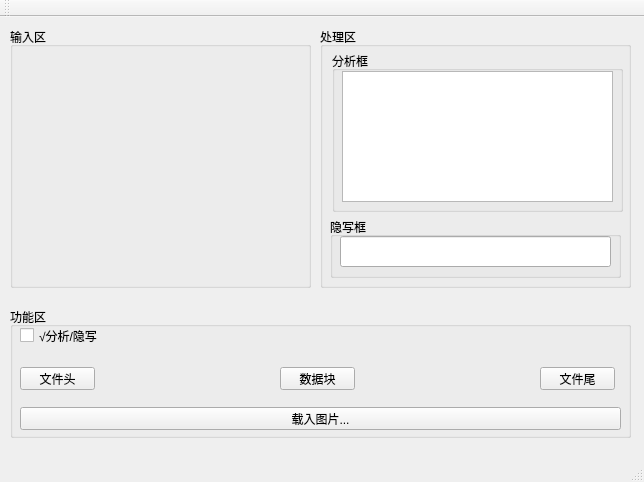
<?xml version="1.0" encoding="UTF-8"?>
<ui version="4.0">
 <class>MainWindow</class>
 <widget class="QMainWindow" name="MainWindow">
  <property name="geometry">
   <rect>
    <x>0</x>
    <y>0</y>
    <width>644</width>
    <height>482</height>
   </rect>
  </property>
  <property name="maximumSize">
   <size>
    <width>16777212</width>
    <height>16777215</height>
   </size>
  </property>
  <property name="windowTitle">
   <string>MainWindow</string>
  </property>
  <widget class="QWidget" name="centralWidget">
   <widget class="QGroupBox" name="groupBox">
    <property name="geometry">
     <rect>
      <x>10</x>
      <y>10</y>
      <width>301</width>
      <height>261</height>
     </rect>
    </property>
    <property name="title">
     <string>输入区</string>
    </property>
    <layout class="QGridLayout" name="gridLayout">
     <item row="0" column="0">
      <widget class="QLabel" name="imageLabel">
       <property name="text">
        <string/>
       </property>
      </widget>
     </item>
    </layout>
   </widget>
   <widget class="QGroupBox" name="groupBox_2">
    <property name="geometry">
     <rect>
      <x>10</x>
      <y>290</y>
      <width>621</width>
      <height>131</height>
     </rect>
    </property>
    <property name="title">
     <string>功能区</string>
    </property>
    <widget class="QPushButton" name="loadPictureButton">
     <property name="geometry">
      <rect>
       <x>10</x>
       <y>100</y>
       <width>601</width>
       <height>23</height>
      </rect>
     </property>
     <property name="text">
      <string>载入图片...</string>
     </property>
    </widget>
    <widget class="QPushButton" name="fileHeadButton">
     <property name="geometry">
      <rect>
       <x>10</x>
       <y>60</y>
       <width>75</width>
       <height>23</height>
      </rect>
     </property>
     <property name="text">
      <string>文件头</string>
     </property>
    </widget>
    <widget class="QPushButton" name="dataButton">
     <property name="geometry">
      <rect>
       <x>270</x>
       <y>60</y>
       <width>75</width>
       <height>23</height>
      </rect>
     </property>
     <property name="text">
      <string>数据块</string>
     </property>
    </widget>
    <widget class="QCheckBox" name="checkBox">
     <property name="geometry">
      <rect>
       <x>10</x>
       <y>20</y>
       <width>91</width>
       <height>17</height>
      </rect>
     </property>
     <property name="text">
      <string>√分析/隐写</string>
     </property>
    </widget>
    <widget class="QPushButton" name="fileTarbutton">
     <property name="geometry">
      <rect>
       <x>530</x>
       <y>60</y>
       <width>75</width>
       <height>23</height>
      </rect>
     </property>
     <property name="text">
      <string>文件尾</string>
     </property>
    </widget>
   </widget>
   <widget class="QGroupBox" name="groupBox_3">
    <property name="geometry">
     <rect>
      <x>320</x>
      <y>10</y>
      <width>311</width>
      <height>261</height>
     </rect>
    </property>
    <property name="title">
     <string>处理区</string>
    </property>
    <widget class="QGroupBox" name="groupBox_4">
     <property name="geometry">
      <rect>
       <x>12</x>
       <y>24</y>
       <width>291</width>
       <height>161</height>
      </rect>
     </property>
     <property name="title">
      <string>分析框</string>
     </property>
     <widget class="QTextEdit" name="textEdit">
      <property name="geometry">
       <rect>
        <x>10</x>
        <y>20</y>
        <width>271</width>
        <height>131</height>
       </rect>
      </property>
     </widget>
    </widget>
    <widget class="QGroupBox" name="groupBox_5">
     <property name="geometry">
      <rect>
       <x>10</x>
       <y>190</y>
       <width>291</width>
       <height>61</height>
      </rect>
     </property>
     <property name="title">
      <string>隐写框</string>
     </property>
     <widget class="QLineEdit" name="lineEdit">
      <property name="geometry">
       <rect>
        <x>10</x>
        <y>19</y>
        <width>271</width>
        <height>31</height>
       </rect>
      </property>
     </widget>
    </widget>
   </widget>
  </widget>
  <widget class="QMenuBar" name="menuBar">
   <property name="geometry">
    <rect>
     <x>0</x>
     <y>0</y>
     <width>644</width>
     <height>22</height>
    </rect>
   </property>
  </widget>
  <widget class="QToolBar" name="mainToolBar">
   <attribute name="toolBarArea">
    <enum>TopToolBarArea</enum>
   </attribute>
   <attribute name="toolBarBreak">
    <bool>false</bool>
   </attribute>
  </widget>
  <widget class="QStatusBar" name="statusBar"/>
 </widget>
 <layoutdefault spacing="6" margin="11"/>
 <resources/>
 <connections/>
</ui>
